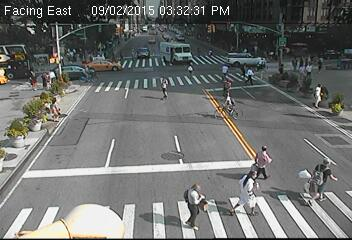
#> input picture imgs/0.jpg, 352 x 240 px; its folder holds 4 pictures in this run
$ python median.py   (Python 2 division)
#> lines starting #> are read from the running program, lines starting #| are printed output that depends on the picture
import cv2
import os
import numpy
import math

allPhotos = []

path = 'imgs/'
for fn in os.listdir(path):
    current = path + fn
    if os.path.isfile(current):
        img = cv2.imread(current)
#> img is the input picture: shape (240, 352, 3); mean B, G, R 111.7, 113.8, 112.2
        allPhotos.append(img)

# check that all images are the same size
if all(x.shape == allPhotos[0].shape for x in allPhotos):
    col = range(allPhotos[0].shape[0]-1)
#> col = 239 values from 0 to 238
    row = range(allPhotos[0].shape[1]-1)
#> row = 351 values from 0 to 350
    for c in col:
        for r in row:
            eachImageVals = {"r": [], "b": [], "g":[]}
            for img in allPhotos:
                vals = img[c,r]
                eachImageVals["r"].append(vals[0])
                eachImageVals["b"].append(vals[1])
                eachImageVals["g"].append(vals[2])
            for v in eachImageVals:
                eachImageVals[v] = numpy.median(numpy.array(eachImageVals[v]))
                eachImageVals[v] = math.trunc(eachImageVals[v])
            allPhotos[0][c,r] = [eachImageVals["r"],eachImageVals["g"],eachImageVals["b"]]

print 'finished'

cv2.imshow('image', allPhotos[0])
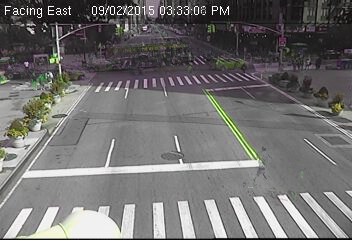
#> window 'image': shape (240, 352, 3); mean B, G, R 111.5, 112.1, 113.6
cv2.waitKey(0)
cv2.destroyAllWindows()
